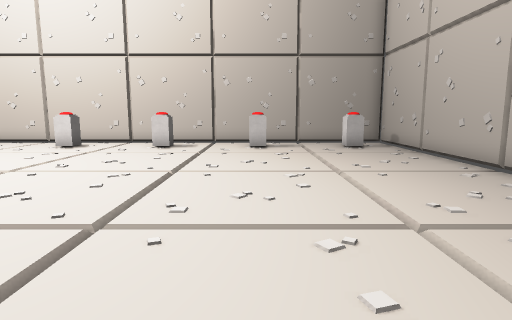
view 1 (above)

18 first-person views from a walk through a level from a Godot 3-D game. The camera is 1.5 m above the floor, tilts 8° down and sees 75° across. The floor is counted in squares, 1 m on a side. Each view is taken from the middle of a square. On the plan, view 1 faces up. The plan holds only what a view shows up to about 15 squares ahead; the rest is blank.

view 2
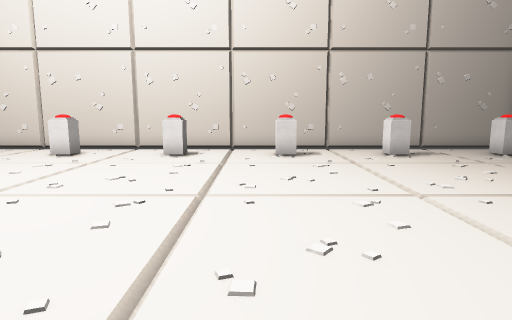

view 3
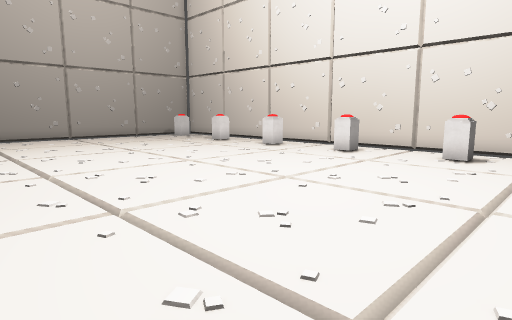

view 4
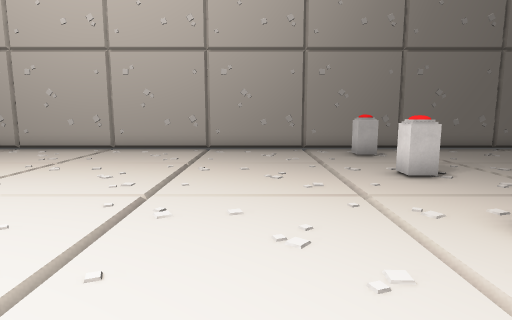

view 5
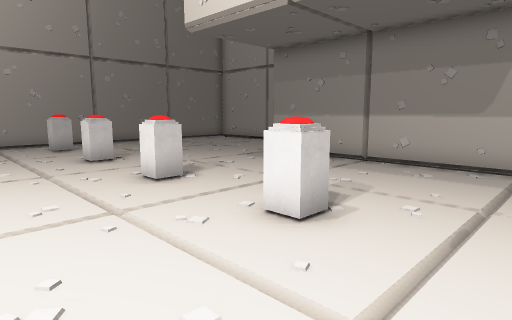

view 6
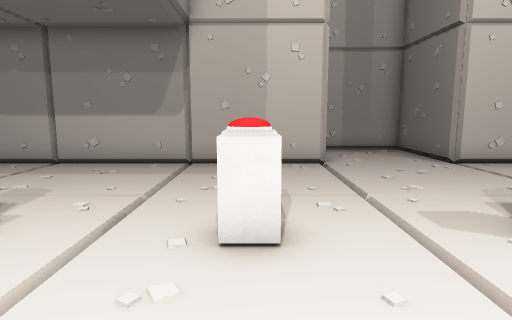

view 7
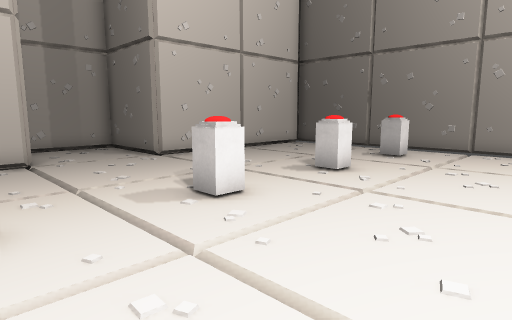

view 8
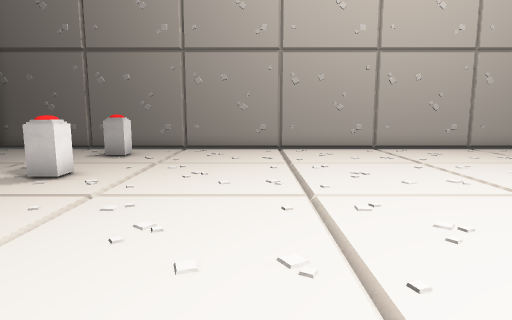

view 9
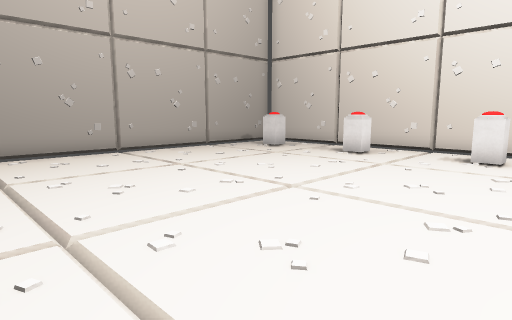

view 10
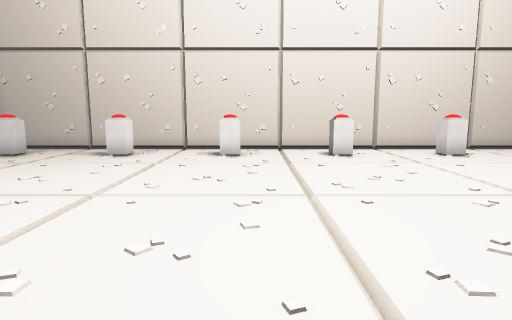

view 11
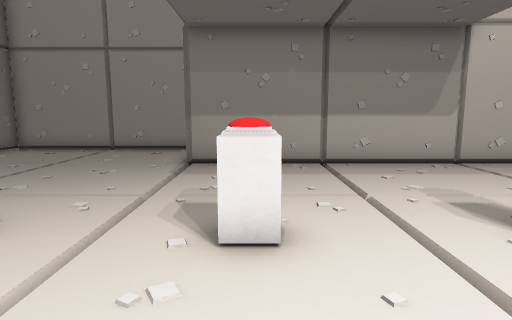

view 12
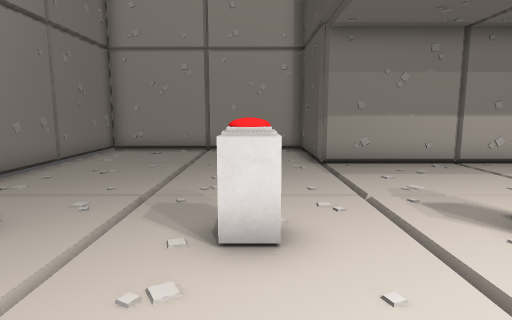

view 13
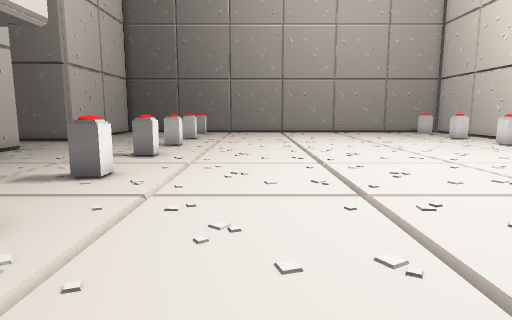

view 14
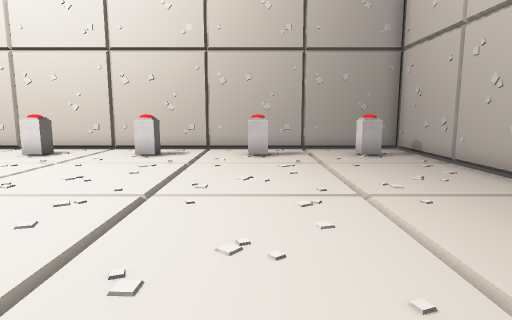

view 15
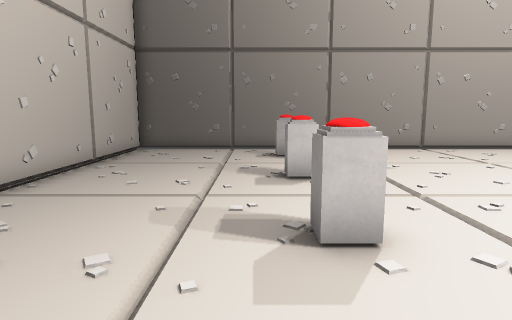

view 16
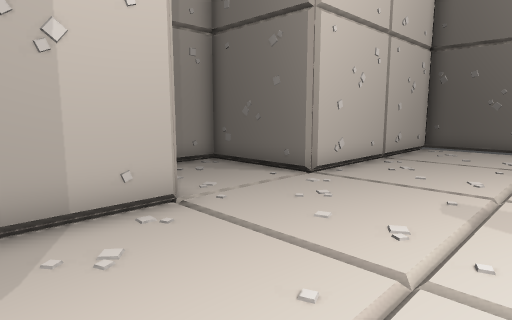

view 17
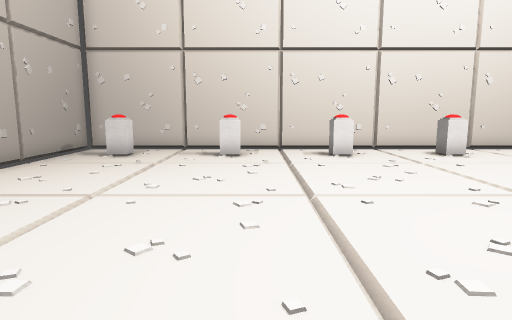

view 18
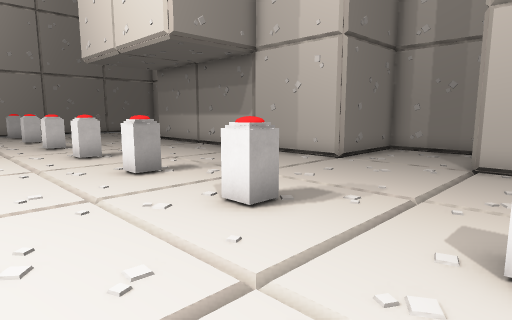

### Floor plan
Key: @ floor where view 1 was taken; # wall or solid block; . floor; B button; A box.
Columns run from 26 left of view 1 to 6 right of it. Each row starts with its distance up from view 1.
 16 #################################
 15 #...............................#
 14 #.B...B...B...B...B...B...B...B.#
 13 #...............................#
 12 #...............................#
 11 #...............................#
 10 #...............................#
  9 #...............................#
  8 #...............................#
  7 #...............................#
  6 #...............................#
  5 #...............................#
  4 #...............................#
  3 #...............................#
  2 #...............................#
  1 #...............................#
  0 #.........................@.....#
 -1 #...............................#
 -2 #.B...B...B...B...B...B...B...B.#
 -3 #...............................#
 -4 #...............................#
 -5 #...............................#
 -6 #...............................#
 -7 #...............................#
 -8 ####A###A...####AAAAAAAAA.......#
 -9     A   #...#   A       #.......#
-10     A   A...#   A       A.......#
-11     A   #...#   A       #.......#
-12         A####            ###A####
-13         A                   A
-14         A                   A

Where each view was taken, in squares from view 1:
view 1: 0 up, 0 right, facing up
view 2: 2 up, 5 left, facing up
view 3: 2 up, 5 left, facing up-left
view 4: 2 up, 8 left, facing right
view 5: 2 up, 11 left, facing down-right
view 6: 2 up, 12 left, facing down
view 7: 3 up, 12 left, facing down-left
view 8: 3 up, 12 left, facing left
view 9: 3 up, 14 left, facing up-left
view 10: 2 up, 15 left, facing up
view 11: 2 up, 4 left, facing down
view 12: 2 up, 0 right, facing down
view 13: 2 up, 0 right, facing left
view 14: 2 up, 0 right, facing up
view 15: 3 down, 12 left, facing left
view 16: 3 down, 11 left, facing down-left
view 17: 2 up, 19 left, facing up
view 18: 2 up, 20 left, facing down-right
